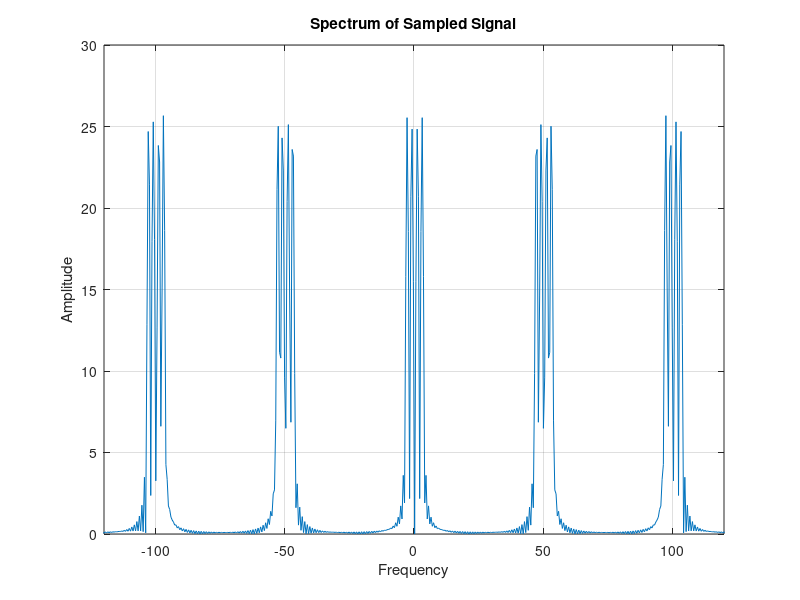
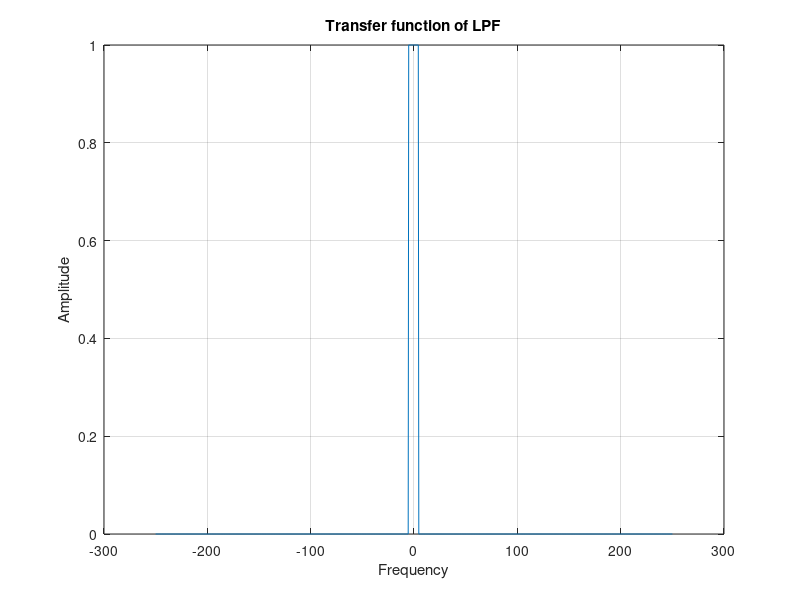
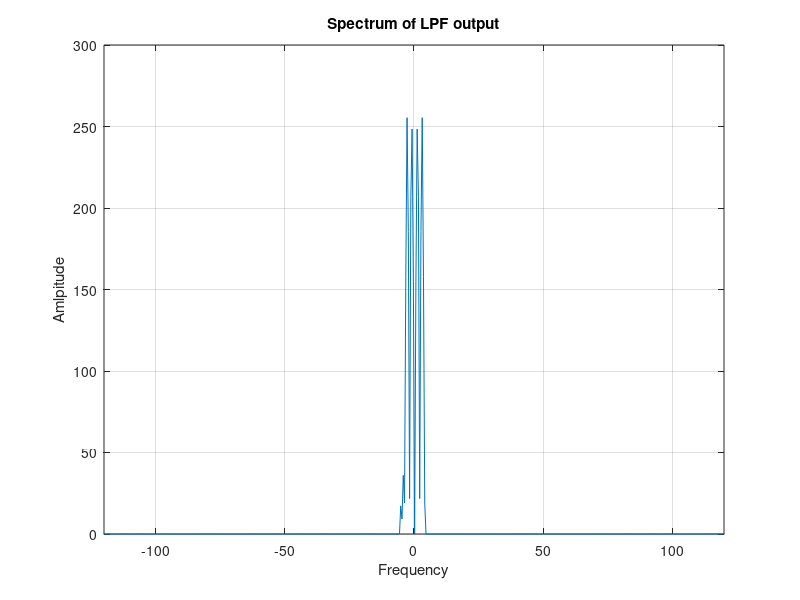
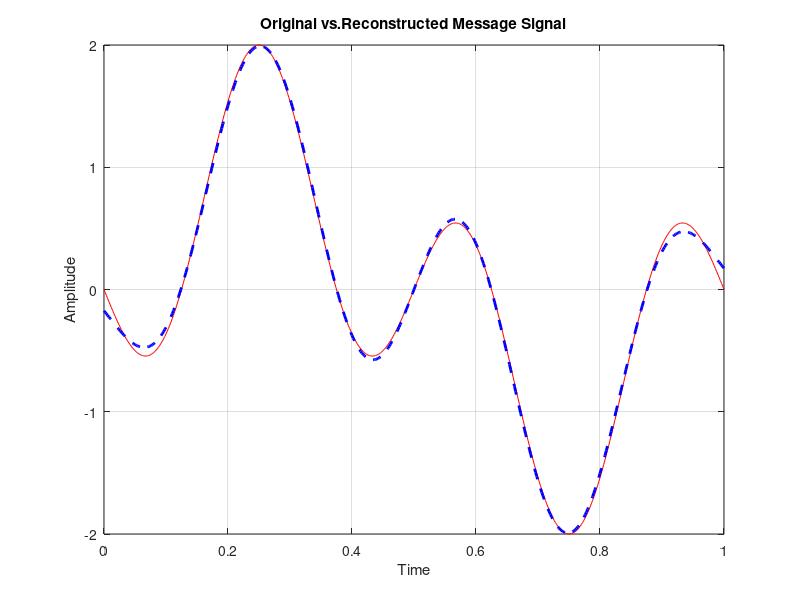

Here is the MATLAB script that generated these plots, in order:
%% Copyright @ Dr Sudip Mandal
% Digital Communication Lab

%% Reconstruction from Sampled Signal

clear all;
close all;
clc;

%Define Parameters and Generate Signal
tot=1;
td=0.002;
t=0:td:tot;
L=length(t);
x=sin(2*pi*t)-sin(6*pi*t);

ts=0.02;

%Upsample and zero fill the sampled signal
Nfactor=round(ts/td);

xsm=downsample(x,Nfactor);

xsmu=upsample(xsm, Nfactor);

%Frequency Spectrum of Sampled Siganl
Lfu=length(xsmu);
Lffu=2^ceil(log2(Lfu)+1);
fmaxu=1/(2*td);
Faxisu=linspace(-fmaxu,fmaxu,Lffu);
xfftu=fftshift(fft(xsmu,Lffu));

%Plot the spectrum of the Sampled Signal
figure (1);
plot(Faxisu,abs(xfftu));
xlabel('Frequency');ylabel('Amplitude');
axis([-120 120 0 300/Nfactor]);
title('Spectrum of Sampled Signal');
grid;

%Design a Low Pass Filter
BW=10;
H_lpf=zeros(1,Lffu);
H_lpf(Lffu/2-BW:Lffu/2+BW-1)=1;

figure(2);
plot(Faxisu,H_lpf);
xlabel('Frequency');ylabel('Amplitude');
title('Transfer function of LPF');
grid;

%Filter the Sampled Signal
x_recv=Nfactor*((xfftu)).*H_lpf;

figure(3);
plot(Faxisu,abs(x_recv));
xlabel('Frequency');ylabel('Amlpitude');
axis([-120 120 0 300]);
title('Spectrum of LPF output');
grid;

%Inverse FFT for Time domain representation 
x_recv1=real(ifft(fftshift(x_recv)));
x_recv2=x_recv1(1:L);

figure (4);
plot(t,x,'r',t,x_recv2,'b--','linewidth',2);
xlabel('Time');ylabel('Amplitude');
title('Original vs.Reconstructed Message Signal');
grid;





